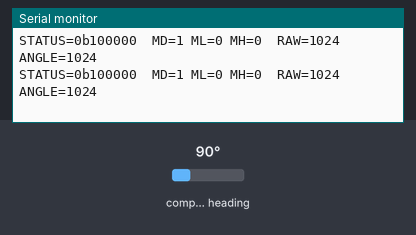
This sketch was run on a simulated ESP32. On the bench: the last lines printed to the serial monitor. Wiring (inferred from the names in the program): AS5600 angle sensor at I2C address 0x36. Inputs (shaded band) come from the test bench; at power-on: compass heading 90°.

Above: at 1.7 s.
1.8 s: compass heading set to 7°
At 2.07 s:
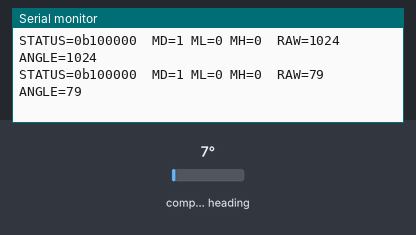
3.3 s: compass heading set to 180°
At 3.48 s:
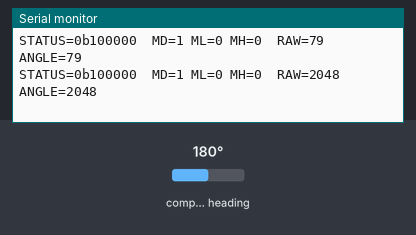
Timing chart, 0 to 6.3 s (numbered marks = the images above; inputs shaded):
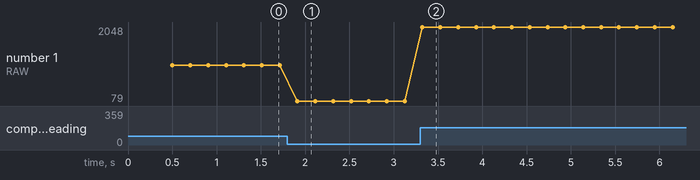

Measured:
- after the input at 1.8 s, the serial monitor: prints a new line after 0.11 s (image 1)
- after the input at 3.3 s, the serial monitor: prints a new line at once (image 2)
- plotted number 1: 1024 → 79 after the input at 1.8 s, 79 → 2048 after the input at 3.3 s

The sketch:

esp32_i2c_test.ino
```cpp
#include <Wire.h>

#define AS5600_ADDR 0x36

uint8_t read8(uint8_t reg) {
  Wire.beginTransmission(AS5600_ADDR);
  Wire.write(reg);
  Wire.endTransmission(false);
  Wire.requestFrom(AS5600_ADDR, 1);
  return Wire.available() ? Wire.read() : 0;
}

uint16_t read16(uint8_t regHigh) {
  Wire.beginTransmission(AS5600_ADDR);
  Wire.write(regHigh);
  Wire.endTransmission(false);
  Wire.requestFrom(AS5600_ADDR, 2);
  uint16_t hi = Wire.available() ? Wire.read() : 0;
  uint16_t lo = Wire.available() ? Wire.read() : 0;
  return (hi << 8) | lo;
}

void setup() {
  Serial.begin(115200);
  Wire.begin(18, 17); // troque pelos seus pinos SDA/SCL
  delay(500);

  Wire.beginTransmission(AS5600_ADDR);
  byte err = Wire.endTransmission();
  Serial.print("I2C erro = ");
  Serial.println(err); // 0 = achou
}

void loop() {
  uint8_t status = read8(0x0B);
  uint16_t angle = read16(0x0E) & 0x0FFF;     // ANGLE
  uint16_t raw   = read16(0x0C) & 0x0FFF;     // RAW ANGLE

  Serial.print("STATUS=0b");
  Serial.print(status, BIN);
  Serial.print("  MD=");
  Serial.print((status >> 5) & 1);
  Serial.print(" ML=");
  Serial.print((status >> 4) & 1);
  Serial.print(" MH=");
  Serial.print((status >> 3) & 1);

  Serial.print("  RAW=");
  Serial.print(raw);
  Serial.print("  ANGLE=");
  Serial.println(angle);

  delay(200);
}
```
